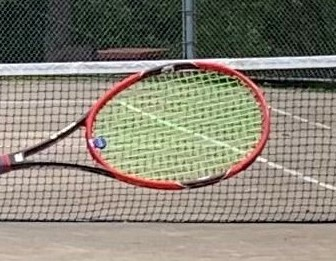
#> input picture images/racket_90.jpg, 336 x 261 px
$ python hough.py
#> lines starting #> are read from the running program, lines starting #| are printed output that depends on the picture; after the words box and inside, x2 and y2 are one past the last pixel; in counts of white or black regions, pixels touching at a corner belong together
import cv2
import numpy as np

# Read image
img = cv2.imread('images/racket_90.jpg')
#> img is the input picture: shape (261, 336, 3); mean B, G, R 117.9, 131.5, 136.8

# Convert image to grayscale
gray = cv2.cvtColor(img,cv2.COLOR_BGR2GRAY)
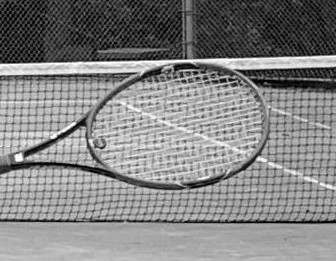
#> gray: shape (261, 336); min 0, max 255, mean 131.6
blur = cv2.medianBlur(gray,5)
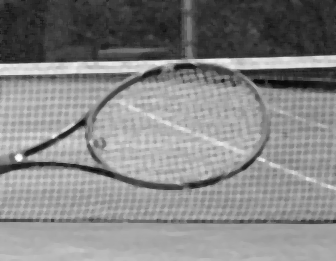
#> blur: shape (261, 336); min 8, max 251, mean 133.3
gray = 255 - blur
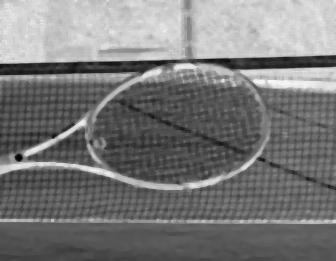
#> gray: shape (261, 336); min 4, max 247, mean 121.7
# gray = cv2.adaptiveThreshold(gray,255,cv2.ADAPTIVE_THRESH_GAUSSIAN_C,
#           cv2.THRESH_BINARY,11,2)
cv2.imwrite('inv.jpg', gray)

# Use canny edge detection
edges = cv2.Canny(gray,50,150,apertureSize=3)
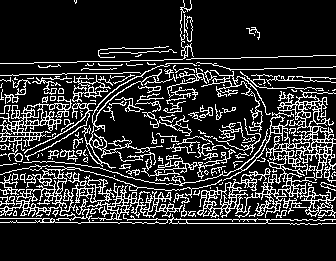
#> edges: shape (261, 336); 17.3% white in thin lines or dots, all inside (x1, y1, x2, y2) = (0, 0, 336, 225)

# Apply HoughLinesP method to directly obtain line end points
lines_list =[]
lines = cv2.HoughLinesP(
            edges, # Input edge image
            1, # Distance resolution in pixels
            np.pi/180, # Angle resolution in radians
            threshold=100, # Min number of votes for valid line
            minLineLength=5, # Min allowed length of line
            maxLineGap=5 # Max allowed gap between line for joining them
            )
#> lines = 130 rows, first 6: [101, 219, 335, 219], [0, 201, 94, 199], [311, 215, 334, 215], [142, 223, 309, 223], [95, 200, 191, 197], [0, 208, 81, 208]

# Iterate over points
for points in lines:
      # Extracted points nested in the list
    x1,y1,x2,y2=points[0]
    # Draw the lines joing the points
    # On the original image
    cv2.line(img,(x1,y1),(x2,y2),(0,255,0),2)
    # Maintain a simples lookup list for points
    lines_list.append([(x1,y1),(x2,y2)])
#> this loop made 130 passes
#> (x1, y1, x2, y2) on passes 1 to 12: (101, 219, 335, 219), (0, 201, 94, 199), (311, 215, 334, 215), (142, 223, 309, 223), (95, 200, 191, 197), (0, 208, 81, 208), (14, 211, 184, 208), (185, 193, 231, 193), (0, 222, 146, 222), (266, 203, 301, 203), (102, 213, 184, 210), (130, 174, 138, 173)
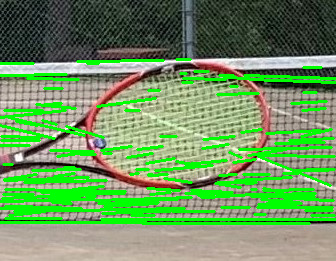
#> img: shape (261, 336, 3); 17.62% of pixels changed, all inside (x1, y1, x2, y2) = (0, 58, 336, 225)
#> after the loop, lines_list = 130 items

# Save the result image
cv2.imwrite('detectedLines.png',img)

$ run again, with images/25.jpg copied over images/racket_90.jpg
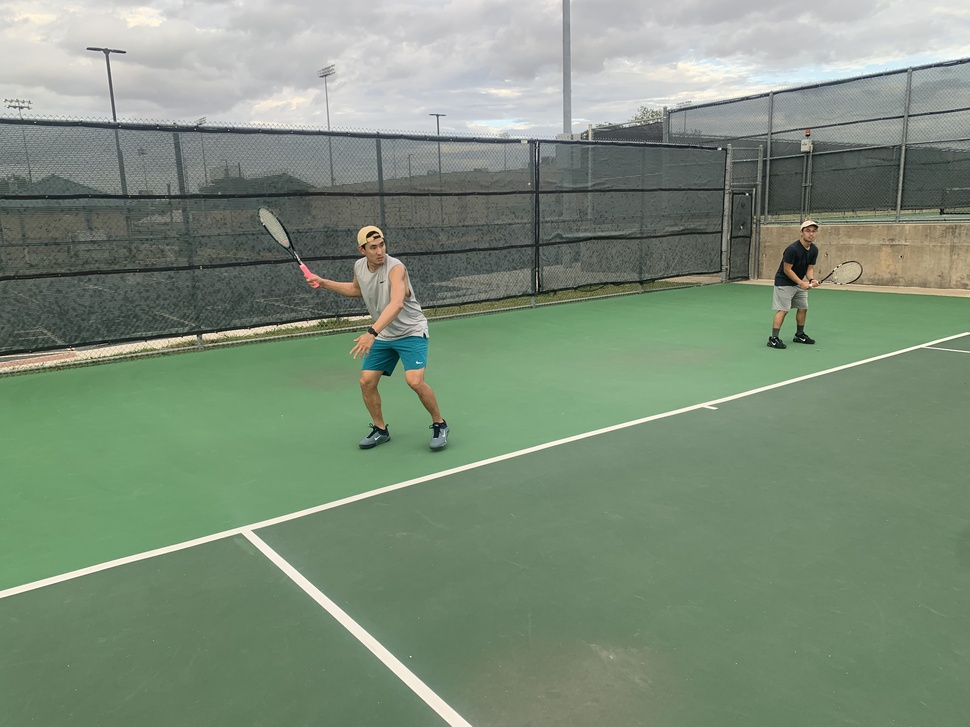
#> input picture images/25.jpg, 970 x 727 px, shrunk from 4032 x 3024 before the run
#> img is the input picture: shape (727, 970, 3); mean B, G, R 122, 141.7, 125
#> `edges = cv2.Canny(gray,50,150,apertureSize=3)`:
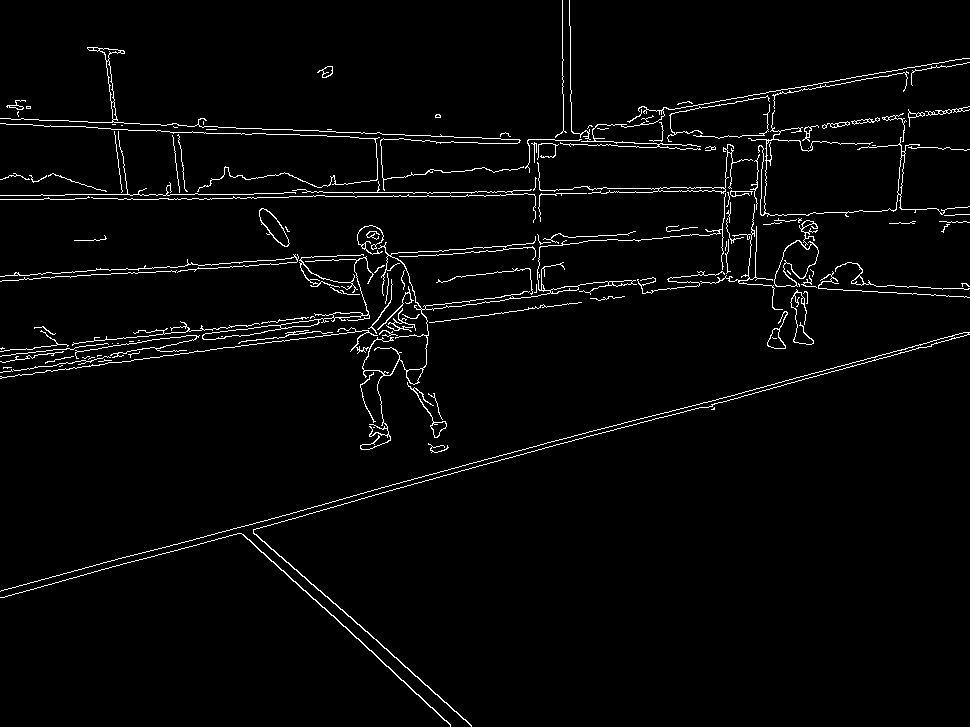
#> edges: shape (727, 970); 2.7% white in thin lines or dots
#> lines = 171 rows, first 6: [0, 591, 363, 493], [382, 492, 699, 407], [86, 127, 110, 128], [556, 189, 572, 189], [670, 109, 964, 58], [284, 192, 295, 192]
#> the loop `for points in lines:` made 171 passes
#> after the loop `for points in lines:`:
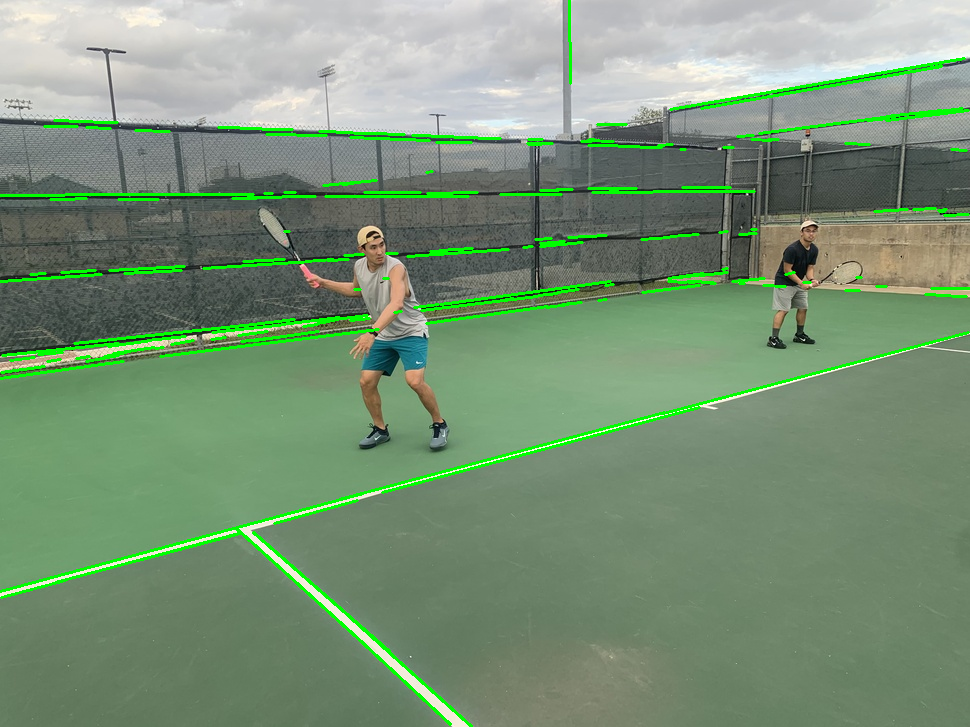
#> img: shape (727, 970, 3); 3.59% of pixels changed, all inside (x1, y1, x2, y2) = (0, 0, 970, 727)
#> after the loop `for points in lines:`: lines_list = 171 items

$ run again, with images/25_percent.jpg copied over images/racket_90.jpg
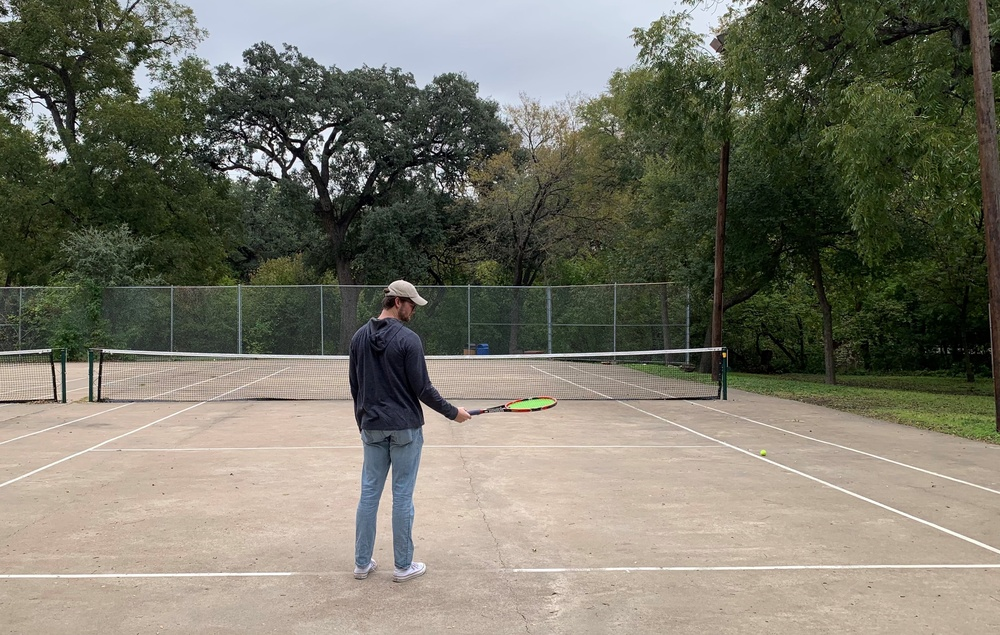
#> input picture images/25_percent.jpg, 1000 x 635 px, shrunk from 3554 x 2258 before the run
#> img is the input picture: shape (635, 1000, 3); mean B, G, R 104.4, 118.1, 119.9
#> `edges = cv2.Canny(gray,50,150,apertureSize=3)`:
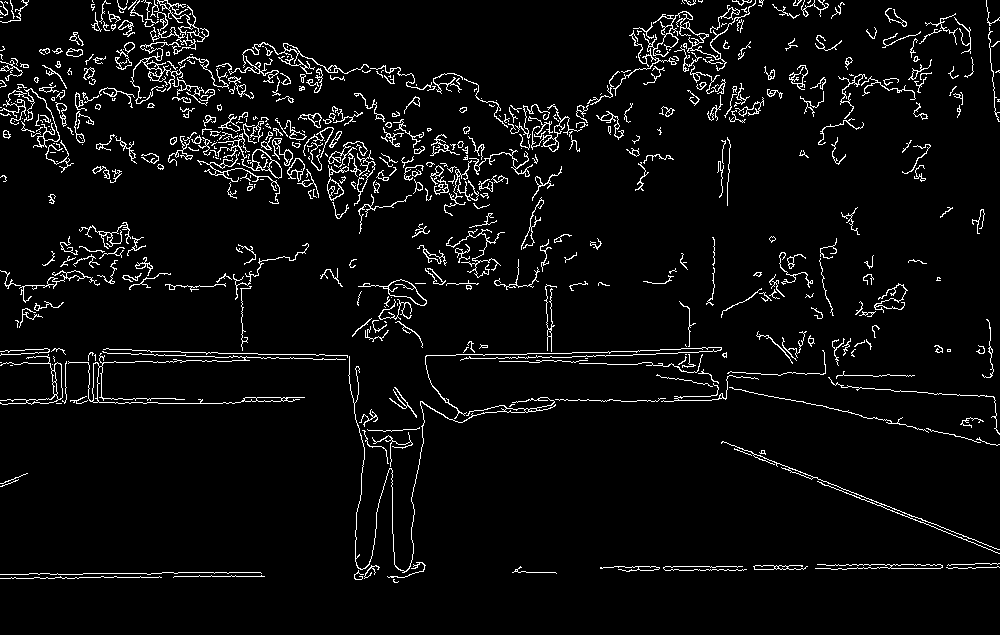
#> edges: shape (635, 1000); 4.8% white in thin lines or dots
#> lines = 550 rows, first 6: [535, 353, 571, 353], [456, 354, 526, 354], [673, 566, 727, 566], [464, 358, 511, 358], [88, 363, 134, 362], [646, 365, 673, 365]
#> the loop `for points in lines:` made 550 passes
#> after the loop `for points in lines:`:
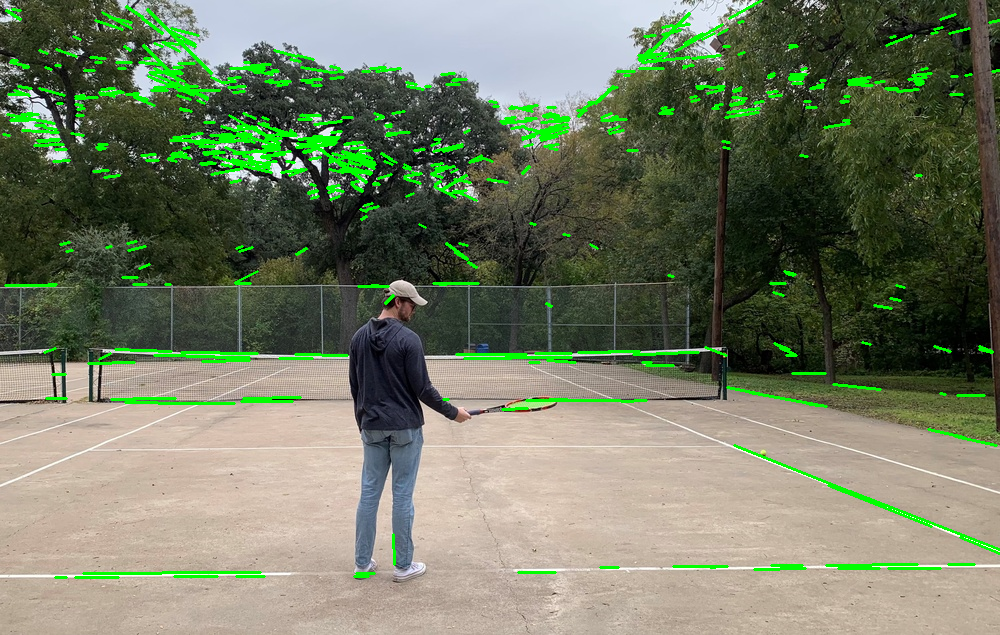
#> img: shape (635, 1000, 3); 4.52% of pixels changed, all inside (x1, y1, x2, y2) = (2, 0, 1000, 579)
#> after the loop `for points in lines:`: lines_list = 550 items

$ run again, with images/40_percent.jpg copied over images/racket_90.jpg
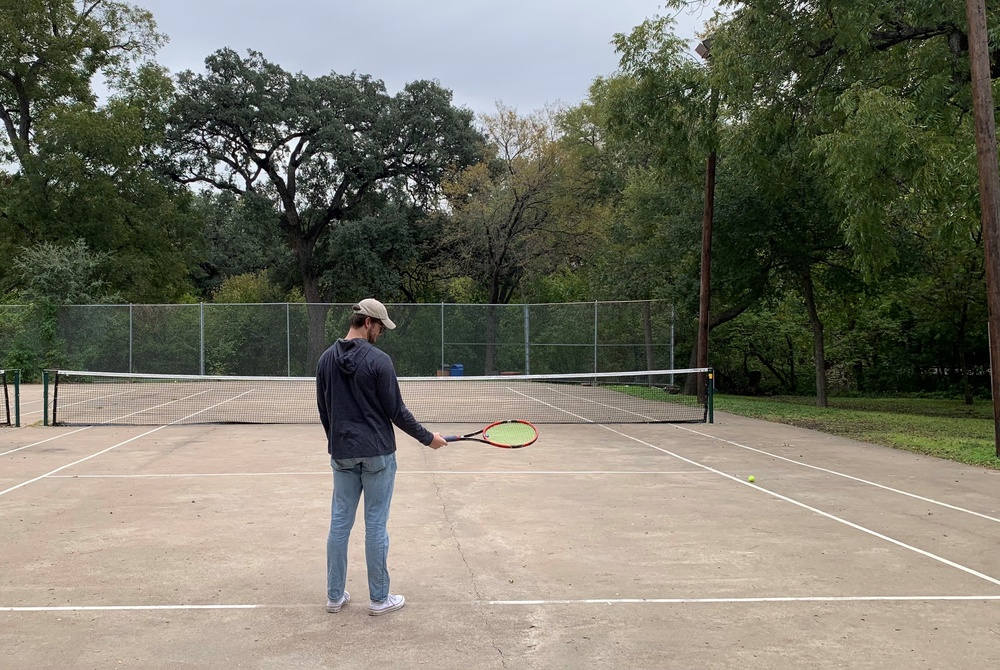
#> input picture images/40_percent.jpg, 1000 x 670 px, shrunk from 3386 x 2268 before the run
#> img is the input picture: shape (670, 1000, 3); mean B, G, R 104.6, 118, 119.6
#> `edges = cv2.Canny(gray,50,150,apertureSize=3)`:
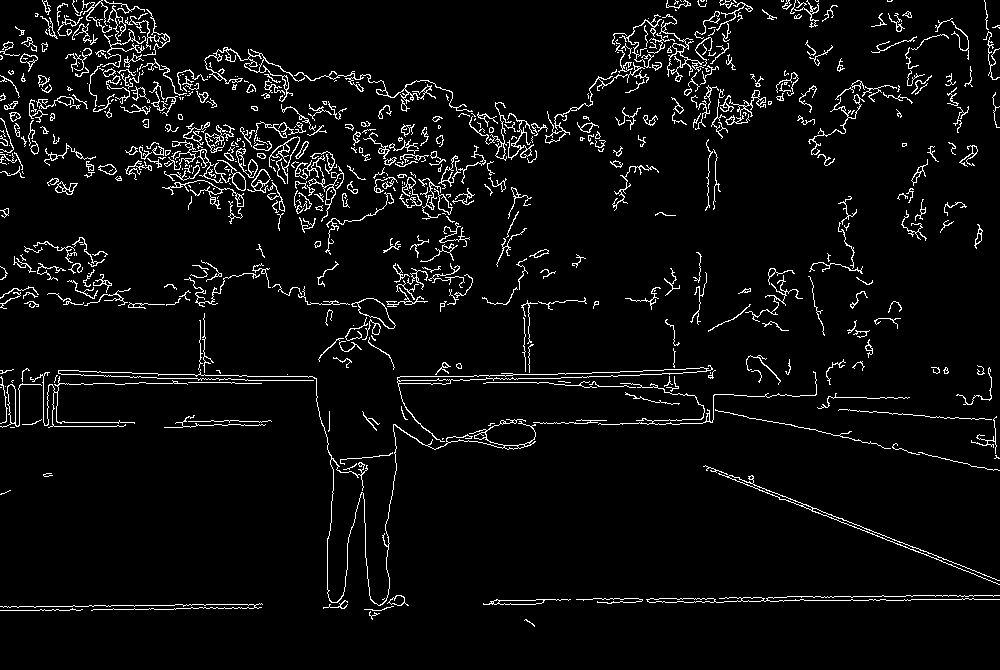
#> edges: shape (670, 1000); 4.9% white in thin lines or dots
#> lines = 603 rows, first 6: [199, 607, 217, 607], [112, 609, 225, 608], [130, 377, 247, 379], [125, 383, 138, 383], [640, 374, 661, 374], [398, 380, 452, 379]
#> the loop `for points in lines:` made 603 passes
#> after the loop `for points in lines:`:
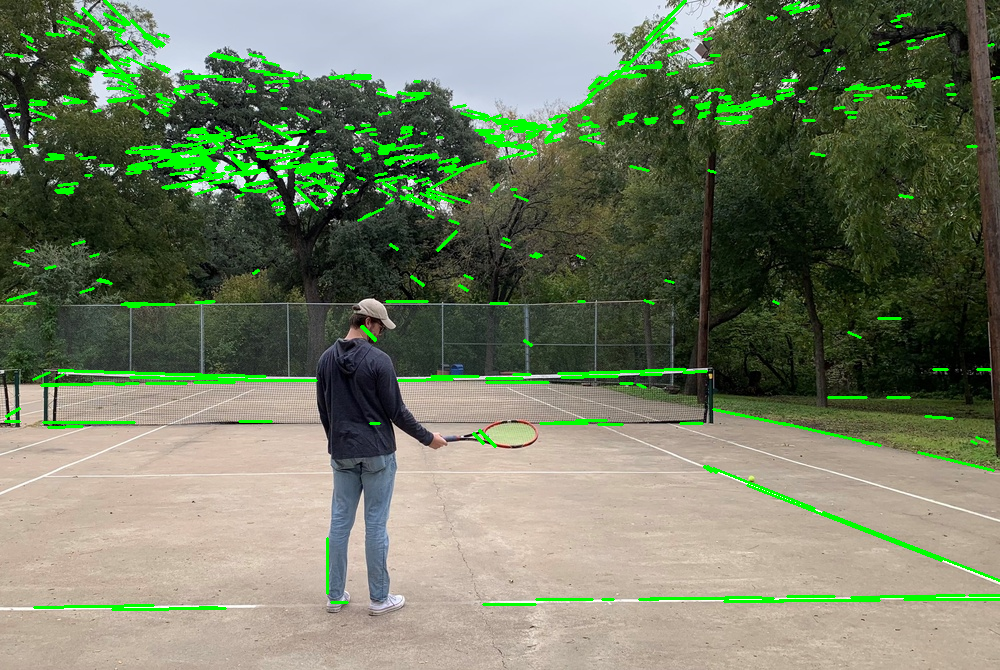
#> img: shape (670, 1000, 3); 4.83% of pixels changed, all inside (x1, y1, x2, y2) = (0, 0, 1000, 611)
#> after the loop `for points in lines:`: lines_list = 603 items
